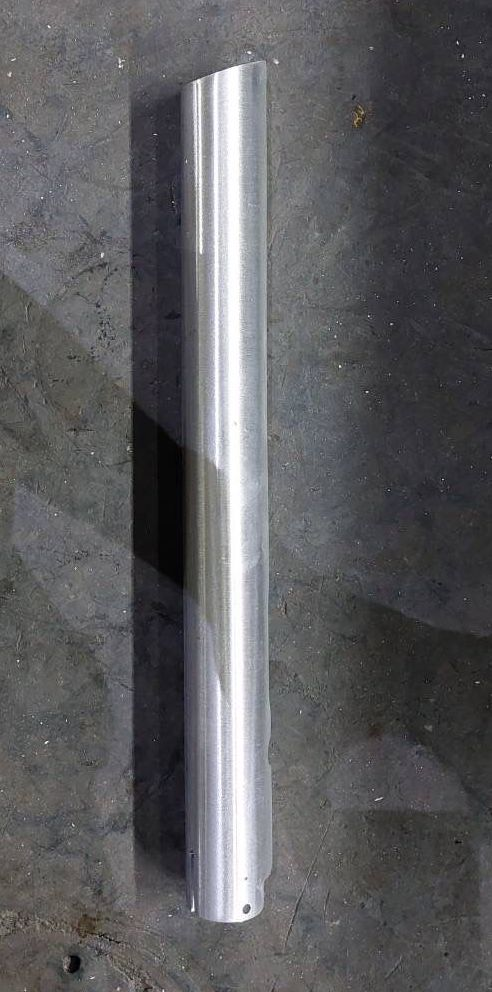
#> input picture example.jpeg, 492 x 992 px
$ python main.py --input_img example.jpeg --output_img out.png --scale 1.0   (older library calls are emulated)
#> lines starting #> are read from the running program, lines starting #| are printed output that depends on the picture; after the words box and inside, x2 and y2 are one past the last pixel; in counts of white or black regions, pixels touching at a corner belong together
import cv2
import imutils
import argparse
import numpy as np
from imutils import perspective
from scipy.spatial import distance as dist


def midpoint(ptA, ptB):
    return ((ptA[0] + ptB[0]) * 0.5, (ptA[1] + ptB[1]) * 0.5)


def main(input_img, output_img, scale):
    # load image
#> called with input_img = 'example.jpeg', output_img = 'out.png', scale = 1
    img = cv2.imread(input_img)
#> img is the input picture: shape (992, 492, 3); mean B, G, R 94.2, 91.9, 92.1
    img_gray = cv2.cvtColor(img, cv2.COLOR_BGR2GRAY)
    img_gray = cv2.GaussianBlur(img_gray, (7, 7), 0)

    # perform edge detection
    edges = cv2.Canny(img_gray, 50, 100)
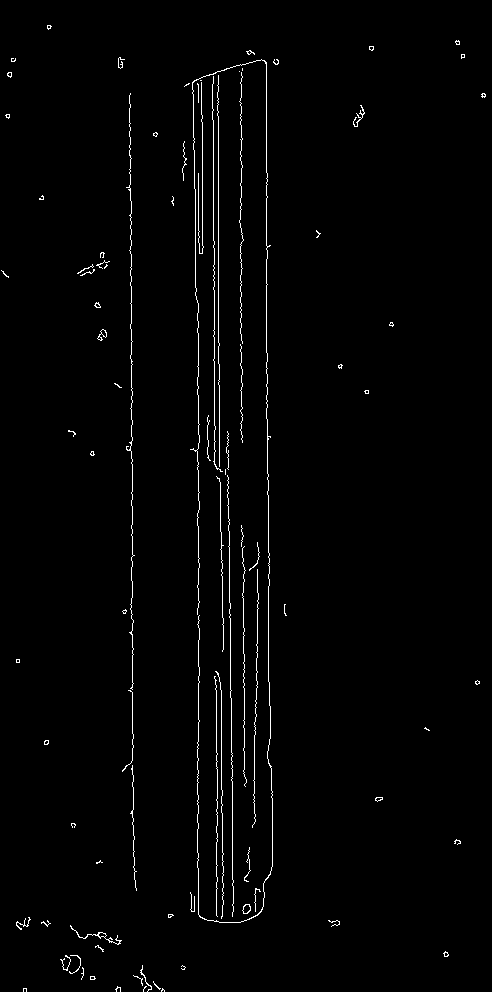
#> edges: shape (992, 492); 1.5% white in thin lines or dots
    edges = cv2.dilate(edges, None, iterations=1)
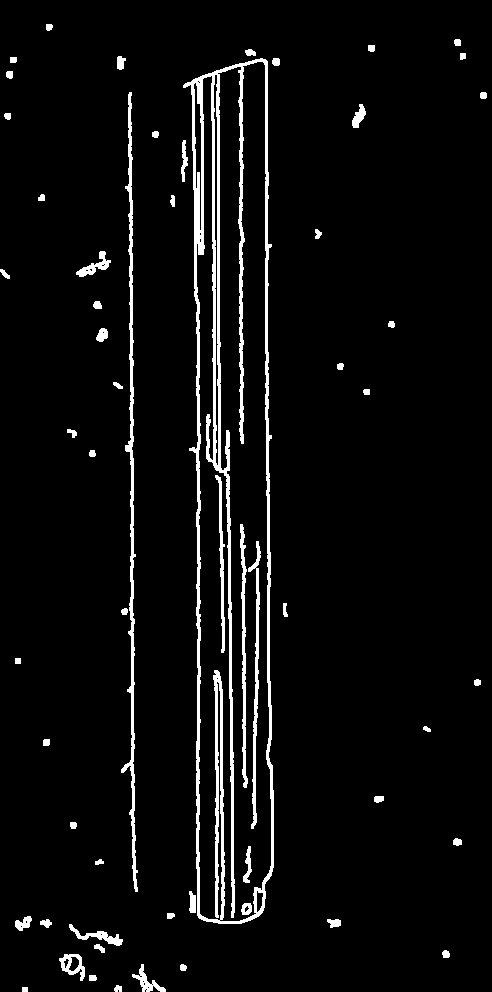
#> edges: shape (992, 492); 4.8% white; 58 white regions, largest, box (x1, y1, x2, y2) and area: (183, 58, 274, 924) 14091, (121, 92, 138, 892) 2774, (248, 541, 261, 829) 989
    edges = cv2.erode(edges, None, iterations=1)
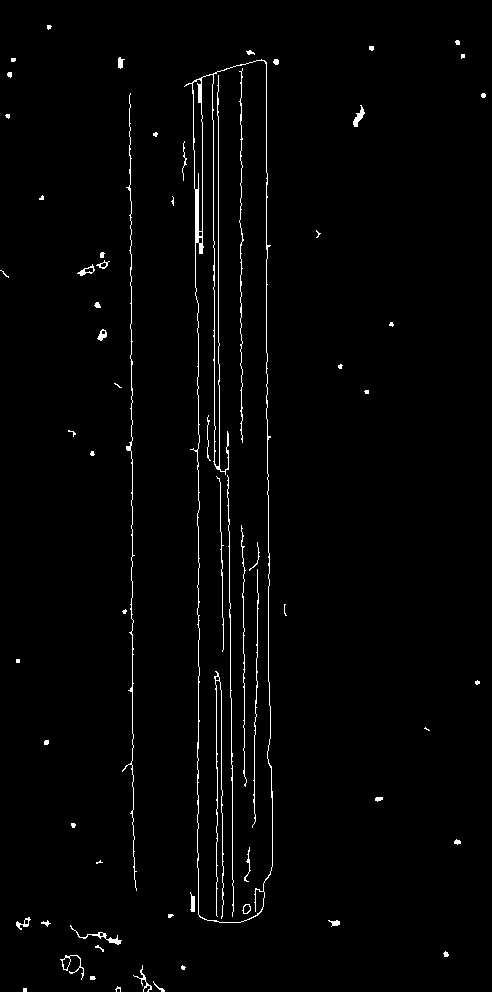
#> edges: shape (992, 492); 1.7% white in thin lines or dots

    # find contours
    cnts = cv2.findContours(edges.copy(), cv2.RETR_EXTERNAL, cv2.CHAIN_APPROX_SIMPLE)
#> cnts = 56 contours, 40 with area under 20; largest, box (x1, y1, x2, y2) and area: (184, 59, 273, 923) 60239, (60, 955, 84, 980) 99, (122, 93, 137, 891) 97, (70, 925, 122, 945) 96, (353, 105, 365, 127) 82
    cnts = imutils.grab_contours(cnts)

    # keep the largest contour
    max_area = 0
    max_cnt = None
    for c in cnts:
        area = cv2.contourArea(c)
        if area > max_area:
            max_area = area
            max_cnt = c
#> this loop made 56 passes
#> (area, max_area) on passes 6, 7, 49: (33, 33), (99, 99), (60239, 60239)
#> area on passes 10, 11, 13, 15, 19, 31: 96, 31.5, 56, 46.5, 20, 58
#> after the loop, max_area = 60239; max_cnt = contour of 305 points, box (x1, y1, x2, y2) (184, 59, 273, 923), area 60239

    # draw contour
    orig = img.copy()
    box = cv2.minAreaRect(max_cnt)
#> box = ((232.4, 490.8), (83.36, 862.5), -0.947)
    box = cv2.cv.BoxPoints(box) if imutils.is_cv2() else cv2.boxPoints(box)
#> box = ((197.8, 922.7), (183.6, 60.28), (266.9, 58.9), (281.2, 921.3))
    box = np.array(box, dtype='int')
#> box = [[197, 922], [183, 60], [266, 58], [281, 921]]

    # order and draw
    box = perspective.order_points(box)
#> box = [[183, 60], [266, 58], [281, 921], [197, 922]]
    cv2.drawContours(orig, [box.astype('int')], -1, (0, 255, 0), 2)
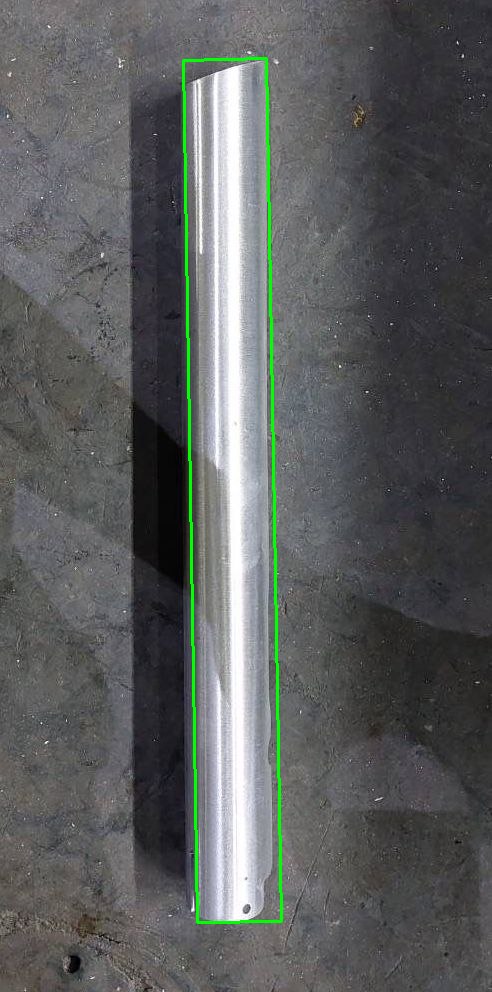
#> orig: shape (992, 492, 3); 1.16% of pixels changed, all inside (x1, y1, x2, y2) = (182, 57, 283, 924)

    # loop over the original points and draw them
    for (x, y) in box:
        cv2.circle(orig, (int(x), int(y)), 5, (0, 0, 255), -1)
#> this loop made 4 passes
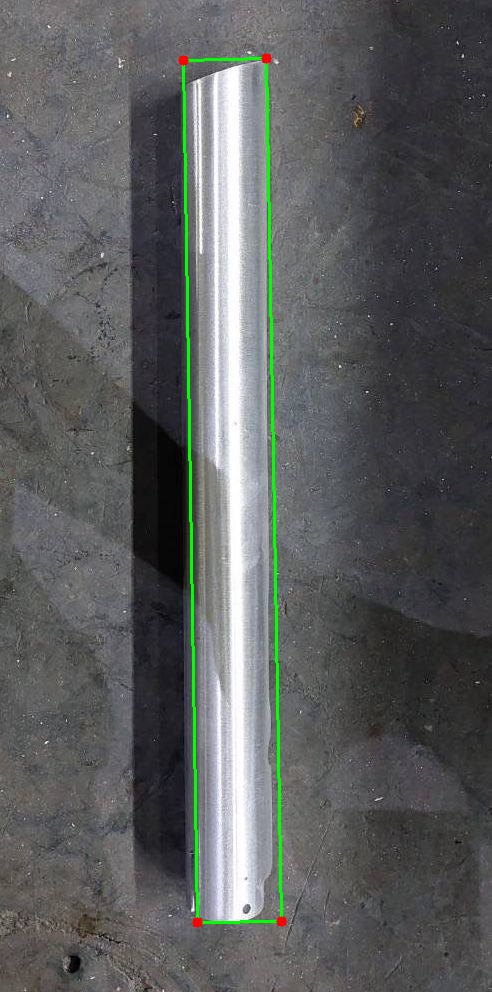
#> orig: shape (992, 492, 3); 0.07% of pixels changed, all inside (x1, y1, x2, y2) = (178, 53, 287, 928)

    # compute midpoint
    (tl, tr, br, bl) = box
#> tl = [183, 60]; tr = [266, 58]; br = [281, 921]; bl = [197, 922]
    (tltrX, tltrY) = midpoint(tl, tr)
#> tltrX = 224.5; tltrY = 59
    (blbrX, blbrY) = midpoint(bl, br)
#> blbrX = 239; blbrY = 921.5
    (tlblX, tlblY) = midpoint(tl, bl)
#> tlblX = 190; tlblY = 491
    (trbrX, trbrY) = midpoint(tr, br)
#> trbrX = 273.5; trbrY = 489.5

    # draw the midpoints on the image
    cv2.circle(orig, (int(tltrX), int(tltrY)), 5, (255, 0, 0), -1)
#> orig: shape (992, 492, 3); 0.02% of pixels changed, all inside (x1, y1, x2, y2) = (219, 54, 230, 65)
    cv2.circle(orig, (int(blbrX), int(blbrY)), 5, (255, 0, 0), -1)
#> orig: shape (992, 492, 3); mean B, G, R 93.1, 93.5, 91.1
    cv2.circle(orig, (int(tlblX), int(tlblY)), 5, (255, 0, 0), -1)
#> orig: shape (992, 492, 3); mean B, G, R 93.1, 93.5, 91.1
    cv2.circle(orig, (int(trbrX), int(trbrY)), 5, (255, 0, 0), -1)
#> orig: shape (992, 492, 3); mean B, G, R 93.1, 93.5, 91.1

    # draw lines between the midpoints
    cv2.line(orig, (int(tltrX), int(tltrY)), (int(blbrX), int(blbrY)), (255, 0, 255), 2)
    cv2.line(orig, (int(tlblX), int(tlblY)), (int(trbrX), int(trbrY)), (255, 0, 255), 2)

    # compute the Euclidean distance between the midpoints
    dA = dist.euclidean((tltrX, tltrY), (blbrX, blbrY))
#> dA = 862.6
    dB = dist.euclidean((tlblX, tlblY), (trbrX, trbrY))
#> dB = 83.51

    # compute ratio
    pixelsPerMetric = None
    if pixelsPerMetric is None:
        pixelsPerMetric = dB / scale
#> pixelsPerMetric = 83.51

    # compute the size of the object
    dimA = dA / pixelsPerMetric
#> dimA = 10.33
    dimB = dB / pixelsPerMetric
#> dimB = 1

    # draw the object sizes on the image
    cv2.putText(orig, '{:.1f} cm'.format(dimA),
                (int(tltrX-15), int(tltrY-10)),
                cv2.FONT_HERSHEY_SIMPLEX, 0.65, (255, 255, 255), 2)
    cv2.putText(orig, '{:.1f} cm'.format(dimB),
                (int(trbrX+10), int(trbrY)),
                cv2.FONT_HERSHEY_SIMPLEX, 0.65, (255, 255, 255), 2)
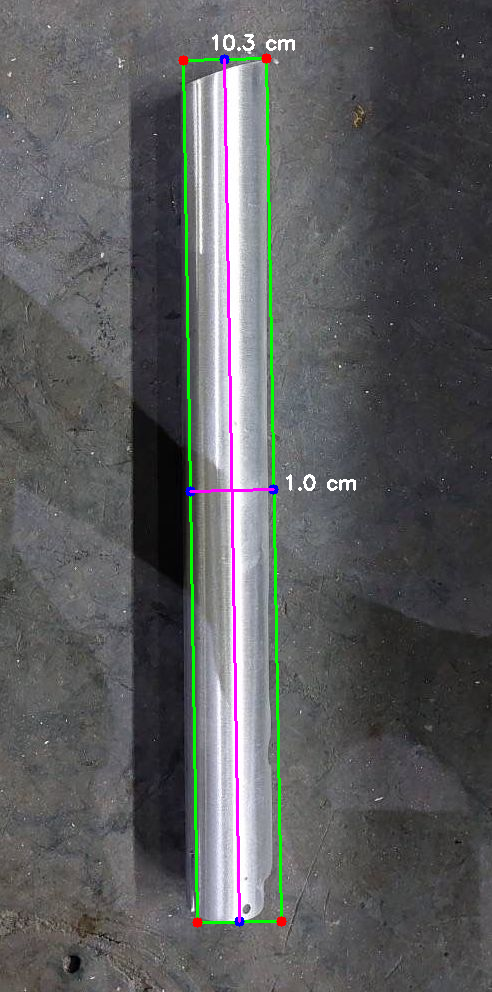
#> orig: shape (992, 492, 3); mean B, G, R 93.5, 92.4, 91.4

    # output
    cv2.imwrite(output_img, orig)


if __name__ == '__main__':
    parser = argparse.ArgumentParser()
    parser.add_argument('-i', '--input_img', type=str, required=True)
    parser.add_argument('-o', '--output_img', type=str, required=True)
    parser.add_argument('-s', '--scale', type=float, required=True)
    args = parser.parse_args()
    main(args.input_img, args.output_img, args.scale)
